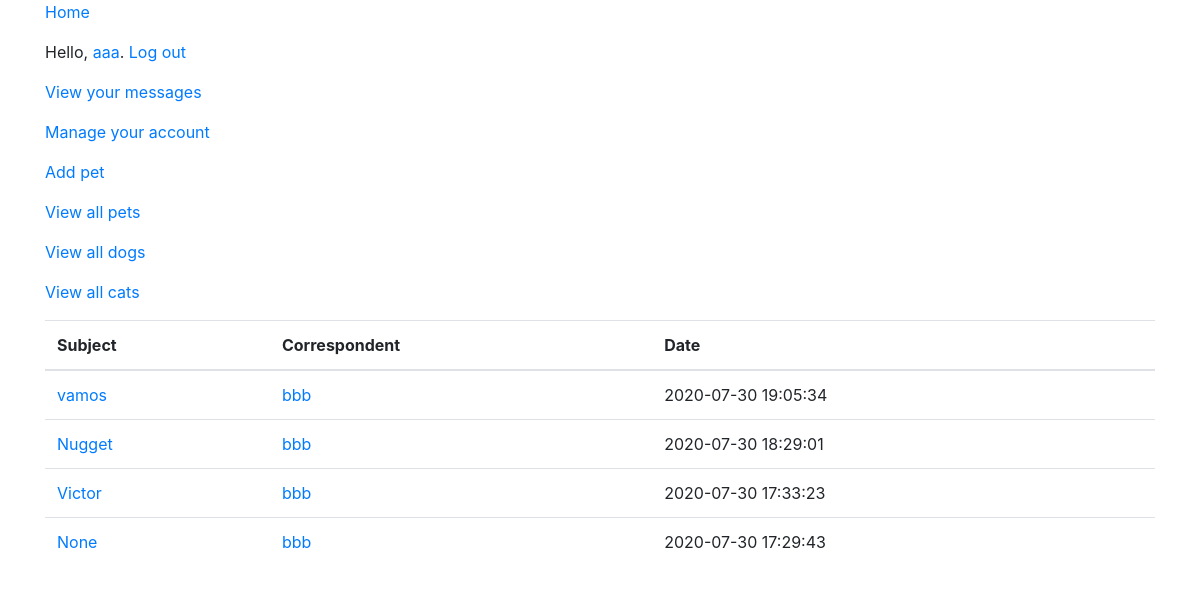
Page /messages (signed in) on the committed database.
### tables this page shows
CREATE TABLE "threads" (
	"id"	integer PRIMARY KEY AUTOINCREMENT,
	"user1"	INTEGER,
	"user2"	INTEGER,
	"latest"	DATETIME,
	"subject"	TEXT,
	FOREIGN KEY("user2") REFERENCES "users"("id"),
	FOREIGN KEY("user1") REFERENCES "users"("id")
);

CREATE TABLE "users" (
	"id"	integer PRIMARY KEY AUTOINCREMENT,
	"username"	text,
	"email"	text,
	"hash"	text,
	"location"	text,
	"shelter"	TEXT
);

### app.py (the view)
@app.route('/messages')
@login_required
def message_threads():
    user = session.get("user")
    user_id = session.get("user_id")
    db = sqlite3.connect('app.db')
    c = db.cursor()
    threads = c.execute('''
        SELECT t.*, u.username as counterpart_username FROM (
        SELECT id, user2 as counterpart, latest, subject from threads where user1 = ?
        union all
        SELECT id, user1 as counterpart, latest, subject from threads where user2 = ?
        ) t
        LEFT JOIN users u on u.id = t.counterpart
        ORDER BY latest DESC
    ''', (user_id, user_id)).fetchall()
    return render_template("threads.html", user=user, threads=threads)

### app.py (called while the page is built)
@app.after_request
def after_request(response):
    response.headers['Cache-Control'] = 'no-cache, no-store, must-revalidate'
    response.headers['Expires'] = 0
    response.headers['Pragma'] = 'no-cache'
    return response

### helpers.py (called while the page is built)
def login_required(f):
    @wraps(f)
    def decorated_function(*args, **kwargs):
        if session.get("user") is None:
            return redirect("/login")
        return f(*args, **kwargs)
    return decorated_function

### templates/threads.html (shortened to what this page needs)
{% extends "layout.html" %}
{% block main %}
<div class="container">
    <table class="table">
        <thead>
            <tr>
                <th scope="col">Subject</th>
                <th scope="col">Correspondent</th>
                <th scope="col">Date</th>
            </tr>
        </thead>
        <tbody>
        {% for thread in threads %}
            <tr>
                <td><a href="/messages/{{thread[0]}}" >{{ thread[3] }}</a></td>
                <td><a href="/members/{{thread[4]}}" >{{ thread[4] }}</td>
                <td>{{ thread[2][:19] }}</td>
            </tr>
        {% endfor %}
        </tbody>
    </table>
</div>
{% endblock %}

### rows in the picture
threads: subject "vamos", username "bbb", latest "2020-07-30 19:05:34"
users: thread "Nugget", username "bbb", thread "2020-07-30 18:29:01"
threads: subject "Victor", username "bbb", latest "2020-07-30 17:33:23"
threads: thread "None", username "bbb", latest "2020-07-30 17:29:43"

### other values in the picture
{{ user }} "aaa"
